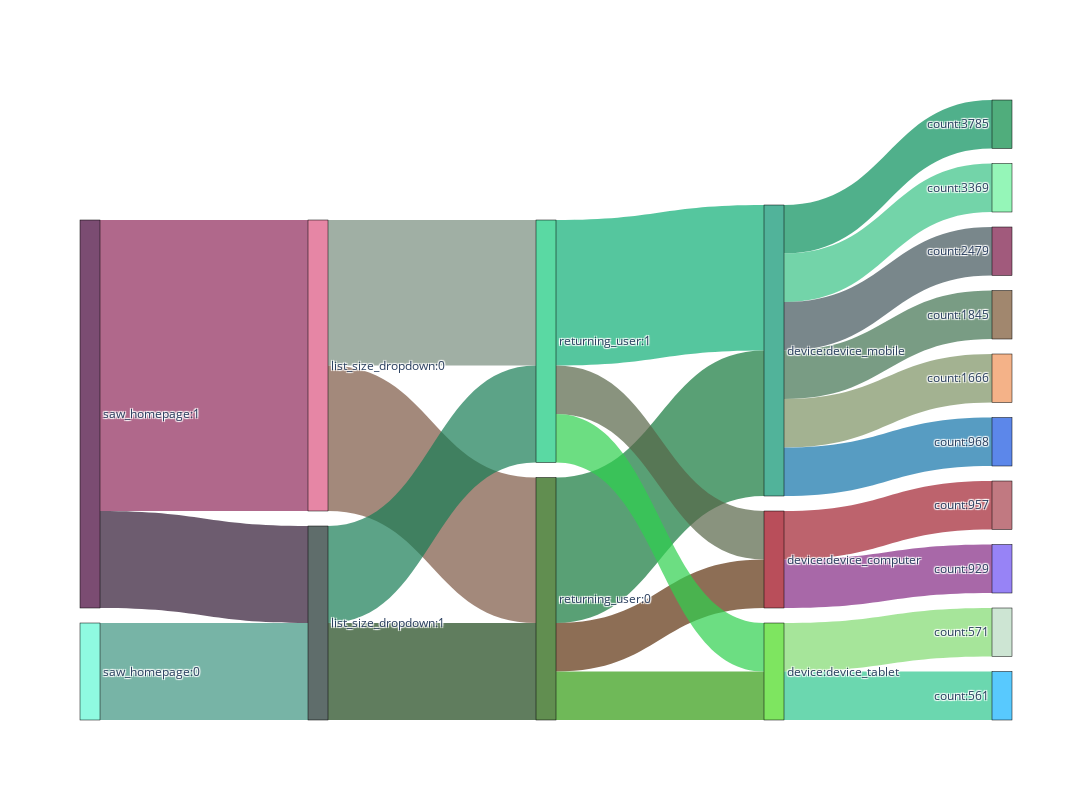

The notebook cell saved with this chart:
### Code cell
plot = ParcatsSankeyPlot(top_10_actions_no_order_sankey, top_10_actions_no_order_sankey.columns.tolist(), chart='Sankey', w=1500)
fig = plot.create_plot()
fig.show()

### Figure 1 — Plotly figure (JSON) as saved in the notebook; plotly's stock layout.template omitted (floating-point values rounded to 4 significant figures)
{"data": [{"link": {"color": ["rgba(143,41,91,0.7)", "rgba(62,148,129,0.7)", "rgba(47,24,50,0.7)", "rgba(120,142,126,0.7)", "rgba(125,88,67,0.7)", "rgba(24,124,85,0.7)", "rgba(29,71,26,0.7)", "rgba(14,174,118,0.7)", "rgba(19,120,59,0.7)", "rgba(93,49,13,0.7)", "rgba(88,102,72,0.7)", "rgba(51,156,18,0.7)", "rgba(46,209,77,0.7)", "rgba(7,143,90,0.7)", "rgba(56,194,133,0.7)", "rgba(64,84,90,0.7)", "rgba(64,115,80,0.7)", "rgba(124,146,99,0.7)", "rgba(16,115,168,0.7)", "rgba(161,34,48,0.7)", "rgba(132,41,131,0.7)", "rgba(128,218,111,0.7)", "rgba(45,198,141,0.7)"], "source": [0, 1, 0, 2, 2, 3, 3, 4, 5, 5, 4, 5, 4, 6, 6, 6, 6, 6, 6, 7, 7, 8, 8], "target": [2, 3, 3, 4, 5, 4, 5, 6, 6, 7, 7, 8, 8, 9, 10, 11, 12, 13, 14, 15, 16, 17, 18], "value": [6, 2, 2, 3, 3, 2, 2, 3, 3, 1, 1, 1, 1, 1, 1, 1, 1, 1, 1, 1, 1, 1, 1]}, "node": {"color": ["rgba(67,0,55,0.7)", "rgba(96,248,213,0.7)", "rgba(220,83,127,0.7)", "rgba(28,48,45,0.7)", "rgba(20,201,125,0.7)", "rgba(31,94,7,0.7)", "rgba(8,147,112,0.7)", "rgba(156,4,20,0.7)", "rgba(72,218,29,0.7)", "rgba(7,139,69,0.7)", "rgba(105,242,154,0.7)", "rgba(121,21,69,0.7)", "rgba(121,84,49,0.7)", "rgba(240,146,86,0.7)", "rgba(24,84,225,0.7)", "rgba(167,64,76,0.7)", "rgba(108,79,243,0.7)", "rgba(184,219,193,0.7)", "rgba(18,179,254,0.7)"], "label": ["saw_homepage:1", "saw_homepage:0", "list_size_dropdown:0", "list_size_dropdown:1", "returning_user:1", "returning_user:0", "device:device_mobile", "device:device_computer", "device:device_tablet", "count:3785", "count:3369", "count:2479", "count:1845", "count:1666", "count:968", "count:957", "count:929", "count:571", "count:561"], "line": {"color": "black", "width": 0.5}, "pad": 15, "thickness": 20}, "type": "sankey"}], "layout": {"height": 800, "width": 1500}}
